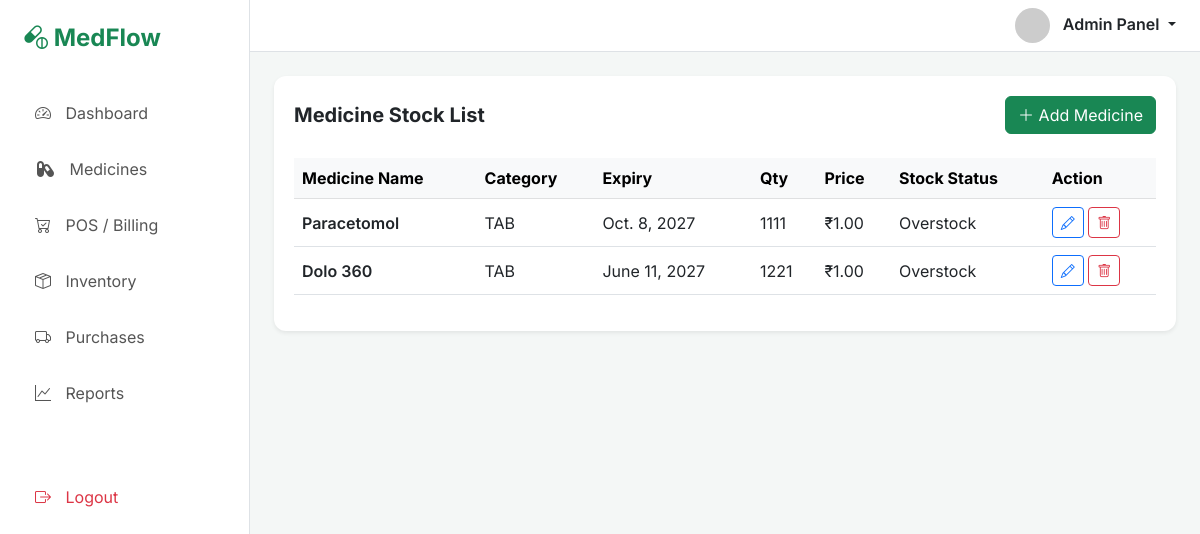
The page /medicine/ on the database as committed earlier.
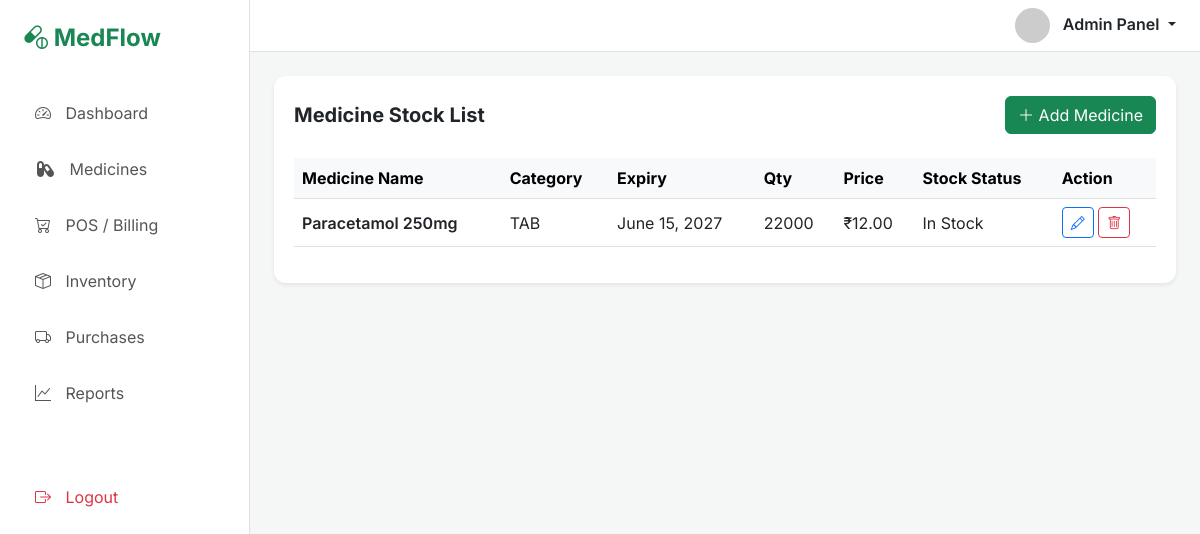
The same page on the database as committed later.
### medflowapp/models.py (models this page shows)
class Medicines(models.Model):
    medicine_name = models.CharField(max_length=50)
    expiry_date = models.DateField()
    category={
        '------':'-----',
        'TAB':'TAB',
        'SYR': 'SYRUP',
        'CAP':'CAP',
        'INJ': 'INJ'
    }
    status = {
        "Out-of-Stock": "Out-of-Stock",
        "In-stock":"In-stock",
    }
    med_category = models.CharField(choices=category, default="----")
    stock_status = models.CharField(choices=status, default='In-stock')
    price=models.DecimalField(max_digits=11, decimal_places=2)
    quantity = models.IntegerField()

### medflowapp/views.py (the view)
# urls.py: path('medicine/', views.medicine, name='medicine'),
def medicine(request):
    medicines = Medicines.objects.all()
    return render(request, 'medflowapp/medicine_section.html', {"medicines": medicines})

### medflowapp/templates/medflowapp/medicine_section.html (shortened to what this page needs)
{% extends 'layout/base.html' %}
{% block content %}
<div id="medicine-module" class="module-content">
    <div class="table-container">
        <div class="d-flex justify-content-between align-items-center mb-4">
            <h5 class="fw-bold m-0">Medicine Stock List</h5>
            <button class="btn btn-success" data-bs-toggle="modal" data-bs-target="#addMedicineModal"><i
                    class="bi bi-plus-lg"></i> Add Medicine</button>
        </div>
        <div class="table-responsive">
            <table class="table align-middle">
                <thead class="table-light text-muted">
                    <tr>
                        <th>Medicine Name</th>
                        <th>Category</th>
                        <th>Expiry</th>
                        <th>Qty</th>
                        <th>Price</th>
                        <th>Stock Status</th>
                        <th>Action</th>
                    </tr>
                </thead>
                <tbody>
                    {% for medicine in medicines %}
                    <tr>
                        <td class="fw-semibold">{{ medicine.medicine_name}}</td>
                        <td>{{ medicine.med_category }}</td>
                        <td>{{ medicine.expiry_date }}</td>
                        <td>{{ medicine.quantity }}</td>
                        <td>&#8377;{{ medicine.price }}</td>
                        <td>{{ medicine.stock_status }}</td>
                        <td>
                            <button class="btn btn-sm btn-outline-primary" data-bs-toggle="modal"
                                data-bs-target="#updateMedicineModal">
                                 <a href="/updation_page/{{medicine.id}}"><i class="bi bi-pencil"></i></a>
                            </button>
                            <button class="btn btn-sm btn-outline-danger"
                                onclick="delete_medicine('{{medicine.id}}')"><i class="bi bi-trash"></i>
                            </button>
                        </td>
                    </tr>
                    {% endfor %}
                </tbody>
            </table>
        </div>
    </div>
</div>
</div>
{% endblock %}

### medflowapp/templates/layout/base.html (shortened to what this page needs)
{% load static %}
<!DOCTYPE html>
<html lang="en">
<head>
    <link rel="stylesheet" href="https://cdnjs.cloudflare.com/ajax/libs/font-awesome/7.0.1/css/all.min.css" />
    <link href="https://cdn.jsdelivr.net/npm/bootstrap@5.3.0/dist/css/bootstrap.min.css" rel="stylesheet">
    <link rel="stylesheet" href="https://cdn.jsdelivr.net/npm/bootstrap-icons@1.10.5/font/bootstrap-icons.css">
</head>
<body>
<div class="d-flex">
    {% include 'layout/sidebar.html' %}
    <div class="flex-fill">
        {% include 'layout/header.html' %}
        <div class="container-fluid p-4">
            {% block content %}
            {% endblock %}
        </div>
    </div>
</body>
</html>

### medflowapp/templates/layout/sidebar.html
<nav id="sidebar" class="collapse d-lg-block">
        <div class="p-4">
            <h4 class="text-success fw-bold"><i class="bi bi-capsule-pill"></i> MedFlow</h4>
        </div>
        <ul class="nav flex-column">
            <li class="nav-item"><a href="/dashboard/" class="nav-link" onclick="showModule('dashboard')"><i class="bi bi-speedometer2"></i> Dashboard</a></li>
            <li class="nav-item"><a href="/medicine/" class="nav-link" onclick="showModule('medicine')"><i class="fa-solid fa-capsules"></i> Medicines</a></li>
            <li class="nav-item"><a href="/point-of-sale/" class="nav-link" onclick="showModule('pos')"><i class="bi bi-cart-check"></i> POS / Billing</a></li>
            <li class="nav-item"><a href="/inventory/" class="nav-link" onclick="showModule('inventory')"><i class="bi bi-box-seam"></i> Inventory</a></li>
            <li class="nav-item"><a href="/purchases/" class="nav-link" onclick="showModule('purchases')"><i class="bi bi-truck"></i> Purchases</a></li>
            <li class="nav-item"><a href="/reports/" class="nav-link" onclick="showModule('reports')"><i class="bi bi-graph-up"></i> Reports</a></li>
            <li class="nav-item mt-5"><a href="/login/" class="nav-link text-danger"><i class="bi bi-box-arrow-right"></i> Logout</a></li>
        </ul>
</nav>

### medflowapp/templates/layout/header.html (shortened to what this page needs)
    <nav class="navbar navbar-expand-lg navbar-light bg-white border-bottom px-4">
            <div class="ms-auto d-flex align-items-center">
                <div class="dropdown">
                    <a href="#" class="text-decoration-none text-dark dropdown-toggle" data-bs-toggle="dropdown">
                        <img src="https://ui-avatars.com/api/?name=Admin+User&background=2ecc71&color=fff" class="rounded-circle me-2" width="35">
                        <span class="fw-semibold">Admin Panel</span>
                    </a>
                </div>
            </div>
    </nav>

### medflowapp/templates/layout/base.html (style rules this page uses)
:root { --med-green: #2ecc71; --med-blue: #3498db; --sidebar-bg: #f8f9fa; --card-shadow: 0 0.125rem 0.25rem rgba(0, 0, 0, 0.075); }
body { font-family: 'Inter', sans-serif; background-color: #f4f7f6; }
#sidebar { min-width: 250px; max-width: 250px; background: white; min-height: 100vh; border-right: 1px solid #dee2e6; transition: all 0.3s; }
.nav-link { color: #555; padding: 12px 20px; border-radius: 8px; margin: 4px 15px; transition: 0.2s; }
.nav-link i { margin-right: 10px; }
.table-container { background: white; border-radius: 12px; padding: 20px; box-shadow: var(--card-shadow); }

Rows that differ between the two databases and show on the page:
removed Medicines: medicine_name "Paracetomol", med_category "TAB", expiry_date "Oct. 8, 2027", quantity "1111", price "1.00", stock_status "Overstock"
removed Medicines: medicine_name "Dolo 360", med_category "TAB", expiry_date "June 11, 2027", quantity "1221", price "1.00", stock_status "Overstock"
added Medicines: medicine_name "Paracetamol 250mg", med_category "TAB", expiry_date "June 15, 2027", quantity "22000", price "12.00", stock_status "In Stock"
